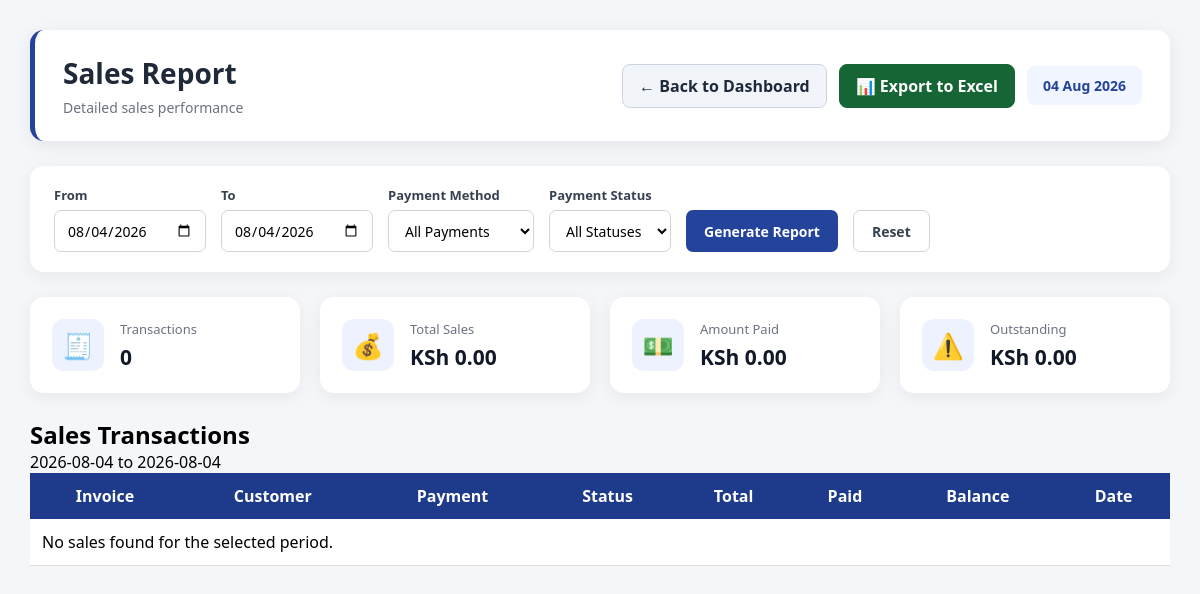
/admin/reports/sales.php (signed in), run on an earlier commit of the app's database.
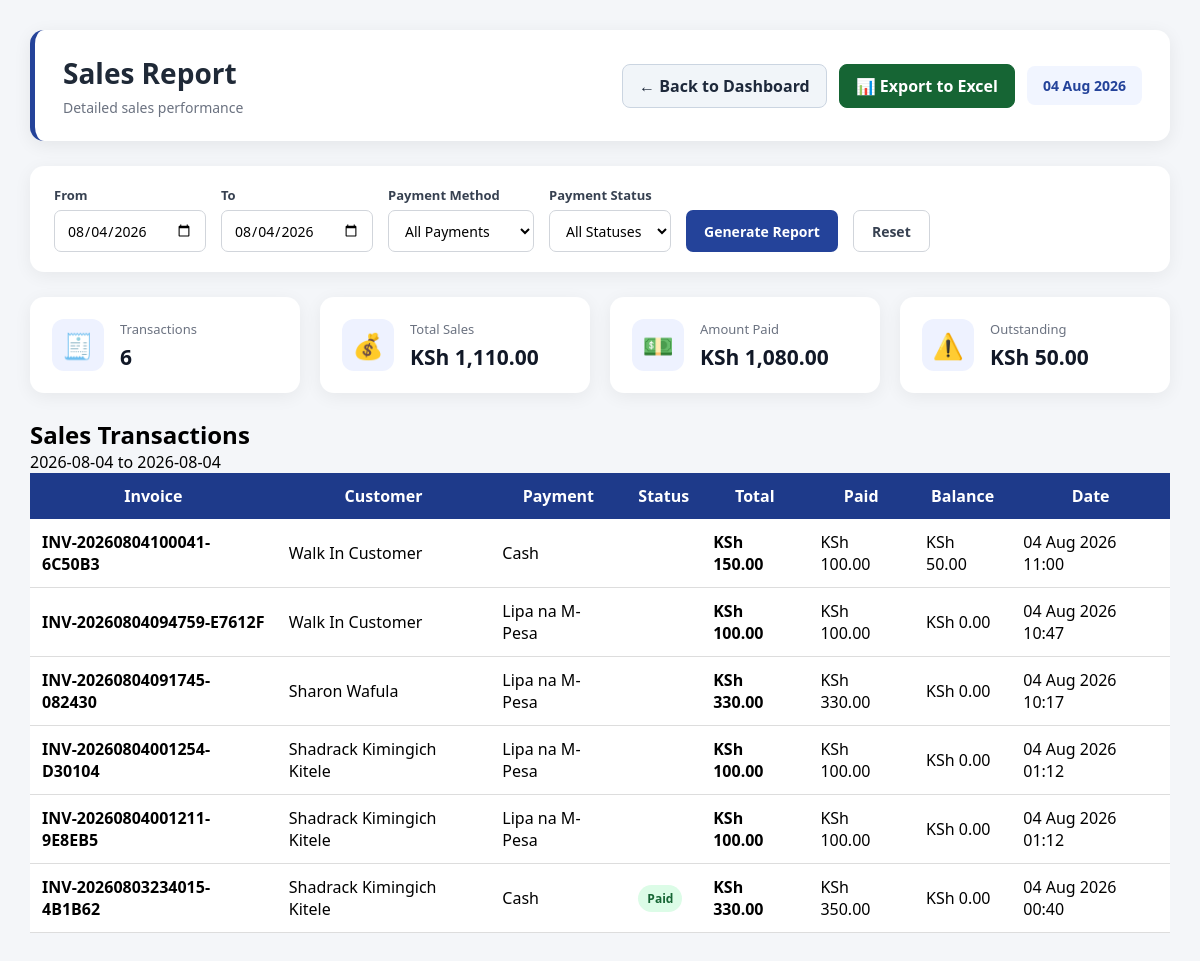
And on a later commit of the database.
### tables this page shows
CREATE TABLE `sales` (
  `id` int(11) NOT NULL AUTO_INCREMENT,
  `invoice_no` varchar(50) DEFAULT NULL,
  `customer_id` int(11) DEFAULT NULL,
  `user_id` int(11) NOT NULL,
  `total` decimal(12,2) NOT NULL DEFAULT 0.00,
  `payment_method` enum('Cash','Lipa na M-Pesa') NOT NULL DEFAULT 'Cash',
  `mpesa_phone` varchar(20) DEFAULT NULL,
  `mpesa_transaction_code` varchar(50) DEFAULT NULL,
  `mpesa_payment_mode` enum('STK_PUSH','DIRECT_TILL') DEFAULT NULL,
  `payment_status` enum('Paid','Partial','Credit') NOT NULL DEFAULT 'Paid',
  `amount_paid` decimal(12,2) NOT NULL DEFAULT 0.00,
  `balance` decimal(12,2) NOT NULL DEFAULT 0.00,
  `sale_date` datetime NOT NULL DEFAULT current_timestamp(),
  PRIMARY KEY (`id`),
  UNIQUE KEY `invoice_no` (`invoice_no`),
  KEY `customer_id` (`customer_id`),
  KEY `user_id` (`user_id`),
  CONSTRAINT `fk_sales_customer` FOREIGN KEY (`customer_id`) REFERENCES `customers` (`id`) ON DELETE SET NULL ON UPDATE CASCADE,
  CONSTRAINT `fk_sales_user` FOREIGN KEY (`user_id`) REFERENCES `users` (`id`) ON UPDATE CASCADE
);

### admin/reports/sales.php (the view, shortened to what this page needs)
<?php
require_once "../../config/database.php";
$from = $_GET['from'] ?? date('Y-m-d');
$to = $_GET['to'] ?? date('Y-m-d');
$payment = $_GET['payment'] ?? '';
$status = $_GET['status'] ?? '';
$fromEscaped = mysqli_real_escape_string(
    $conn,
    $from
);
$toEscaped = mysqli_real_escape_string(
    $conn,
    $to
);
$conditions = [];
$conditions[] = "
    DATE(s.sale_date)
    BETWEEN '$fromEscaped' AND '$toEscaped'
";
$where = implode(
    " AND ",
    $conditions
);
$summarySql = "
    SELECT
        COUNT(*) AS transactions,
        COALESCE(
            SUM(s.total),
            0
        ) AS total,
        COALESCE(
            SUM(s.amount_paid),
            0
        ) AS paid,
        COALESCE(
            SUM(s.balance),
            0
        ) AS balance
    FROM sales s
    WHERE $where
";
$summaryResult = mysqli_query(
    $conn,
    $summarySql
);
$summary = mysqli_fetch_assoc(
    $summaryResult
);
$salesSql = "
    SELECT
        s.id,
        s.invoice_no,
        s.total,
        s.payment_method,
        s.payment_status,
        s.amount_paid,
        s.balance,
        s.sale_date,
        COALESCE(
            c.customer_name,
            'Walk In Customer'
        ) AS customer_name
    FROM sales s
    LEFT JOIN customers c
        ON c.id = s.customer_id
    WHERE $where
    ORDER BY s.sale_date DESC
";
$sales = mysqli_query(
    $conn,
    $salesSql
);
$exportUrl =
    "export_sales_excel.php?" .
    "from=" . urlencode($from) .
    "&to=" . urlencode($to) .
    "&payment=" . urlencode($payment) .
    "&status=" . urlencode($status);
?>
<!DOCTYPE html>
<html lang="en">
<head>
<link
    rel="stylesheet"
    href="../../assets/css/style.css"
>
<link
    rel="stylesheet"
    href="../../assets/css/reports.css"
>
</head>
<body>
<div class="reports-container">
<div class="reports-header">
    <div>
        <h1>
            Sales Report
        </h1>
        <p>
            Detailed sales performance
        </p>
    </div>
    <div class="report-actions">
        <a
    href="../dashboard.php"
    class="btn-back"
>
    ← Back to Dashboard
</a>
        <a
            href="<?= htmlspecialchars($exportUrl); ?>"
            target="_blank"
            rel="noopener"
            class="btn-export"
        >
            📊 Export to Excel
        </a>
        <div class="report-date">
            <?= date('d M Y'); ?>
        </div>
    </div>
</div>
<div class="report-filter">
<form method="GET">
    <div>
        <label>
            From
        </label>
        <input
            type="date"
            name="from"
            value="<?= htmlspecialchars($from); ?>"
            required
        >
    </div>
    <div>
        <label>
            To
        </label>
        <input
            type="date"
            name="to"
            value="<?= htmlspecialchars($to); ?>"
            required
        >
    </div>
    <div>
        <label>
            Payment Method
        </label>
        <select name="payment">
            <option value="">
                All Payments
            </option>
        </select>
    </div>
    <div>
        <label>
            Payment Status
        </label>
        <select name="status">
            <option value="">
                All Statuses
            </option>
        </select>
    </div>
    <button type="submit">
        Generate Report
    </button>
    <a href="sales.php">
        Reset
    </a>
</form>
</div>
<div class="report-cards">
    <div class="report-card">
        <div class="card-icon">
            🧾
        </div>
        <div>
            <span>
                Transactions
            </span>
            <h2>
                <?= number_format(
                    (int)$summary['transactions']
                ); ?>
            </h2>
        </div>
    </div>
    <div class="report-card">
        <div class="card-icon">
            💰
        </div>
        <div>
            <span>
                Total Sales
            </span>
            <h2>
                KSh <?= number_format(
                    (float)$summary['total'],
                    2
                ); ?>
            </h2>
        </div>
    </div>
    <div class="report-card">
        <div class="card-icon">
            💵
        </div>
        <div>
            <span>
                Amount Paid
            </span>
            <h2>
                KSh <?= number_format(
                    (float)$summary['paid'],
                    2
                ); ?>
            </h2>
        </div>
    </div>
    <div class="report-card">
        <div class="card-icon">
            ⚠️
        </div>
        <div>
            <span>
                Outstanding
            </span>
            <h2>
                KSh <?= number_format(
                    (float)$summary['balance'],
                    2
                ); ?>
            </h2>
        </div>
    </div>
</div>
<div class="recent-sales">
    <div class="section-header">
        <div>
            <h2>
                Sales Transactions
            </h2>
            <p>
                <?= htmlspecialchars($from); ?>
                to
                <?= htmlspecialchars($to); ?>
            </p>
        </div>
    </div>
    <div class="table-wrapper">
        <table>
            <thead>
                <tr>
                    <th>
                        Invoice
                    </th>
                    <th>
                        Customer
                    </th>
                    <th>
                        Payment
                    </th>
                    <th>
                        Status
                    </th>
                    <th>
                        Total
                    </th>
                    <th>
                        Paid
                    </th>
                    <th>
                        Balance
                    </th>
                    <th>
                        Date
                    </th>
                </tr>
            </thead>
            <tbody>
            <?php if (mysqli_num_rows($sales) > 0): ?>
                <?php while ($sale = mysqli_fetch_assoc($sales)): ?>
                    <tr>
                        <td>
                            <strong>
                                <?= htmlspecialchars(
                                    $sale['invoice_no']
                                ); ?>
                            </strong>
                        </td>
                        <td>
                            <?= htmlspecialchars(
                                $sale['customer_name']
                            ); ?>
                        </td>
                        <td>
                            <?= htmlspecialchars(
                                $sale['payment_method']
                            ); ?>
                        </td>
                        <td>
                            <?php
                            $saleStatus =
                                $sale['payment_status'];
                            $statusClass = '';
                            if ($saleStatus === 'Paid') {
                                $statusClass = 'status-paid';
                            } elseif ($saleStatus === 'Partial') {
                                $statusClass = 'status-partial';
                            } elseif ($saleStatus === 'Credit') {
                                $statusClass = 'status-credit';
                            }
                            ?>
                            <span
                                class="status-badge <?= $statusClass; ?>"
                            >
                                <?= htmlspecialchars(
                                    $saleStatus
                                ); ?>
                            </span>
                        </td>
                        <td>
                            <strong>
                                KSh <?= number_format(
                                    (float)$sale['total'],
                                    2
                                ); ?>
                            </strong>
                        </td>
                        <td>
                            KSh <?= number_format(
                                (float)$sale['amount_paid'],
                                2
                            ); ?>
                        </td>
                        <td>
                            <?php if (
                                (float)$sale['balance'] > 0
                            ): ?>
                                <span class="balance-warning">
                                    KSh <?= number_format(
                                        (float)$sale['balance'],
                                        2
                                    ); ?>
                                </span>
                            <?php else: ?>
                                <span class="balance-clear">
                                    KSh 0.00
                                </span>
                            <?php endif; ?>
                        </td>
                        <td>
                            <?= date(
                                'd M Y H:i',
                                strtotime(
                                    $sale['sale_date']
                                )
                            ); ?>
                        </td>
                    </tr>
                <?php endwhile; ?>
            <?php else: ?>
                <tr>
                    <td
                        colspan="8"
                        class="empty-state"
                    >
                        No sales found for the selected period.
                    </td>
                </tr>
            <?php endif; ?>
            </tbody>
        </table>
    </div>
</div>
</div>
</body>
</html>

### assets/css/style.css (style rules this page uses)
* { margin:0; padding:0; box-sizing:border-box; font-family:Segoe UI, Arial, sans-serif; }
body { background:#f4f6f9; }
table { width:100%; border-collapse:collapse; background:white; }
table th { background:#1e3a8a; color:white; padding:12px; }
table td { padding:12px; border-bottom:1px solid #ddd; }

### assets/css/reports.css (style rules this page uses)
.reports-container { padding: 30px; max-width: 1400px; margin: 0 auto; }
.reports-header { display: flex; justify-content: space-between; align-items: center; margin-bottom: 25px; padding: 24px 28px; background: #ffffff; border-radius: 14px; box-shadow: 0 4px 18px rgba(0, 0, 0, 0.07); border-left: 5px solid #24439a; }
.reports-header h1 { margin: 0 0 6px; font-size: 28px; font-weight: 700; color: #1f2937; }
.reports-header p { margin: 0; font-size: 14px; color: #6b7280; }
.report-date { padding: 10px 16px; background: #f1f5ff; color: #24439a; border-radius: 8px; font-size: 14px; font-weight: 600; }
.report-cards { display: grid; grid-template-columns: repeat(4, minmax(0, 1fr)); gap: 20px; margin-bottom: 25px; }
.report-card { display: flex; align-items: center; gap: 16px; padding: 22px; background: #ffffff; border-radius: 14px; box-shadow: 0 4px 18px rgba(0, 0, 0, 0.06); transition: transform 0.2s ease, box-shadow 0.2s ease; }
.card-icon { width: 52px; height: 52px; min-width: 52px; display: flex; align-items: center; justify-content: center; border-radius: 12px; background: #eef2ff; font-size: 25px; }
.report-card span { display: block; margin-bottom: 5px; font-size: 13px; color: #6b7280; font-weight: 500; }
.report-card h2 { margin: 0; font-size: 21px; color: #111827; font-weight: 700; }
.report-filter { background: #ffffff; padding: 20px 24px; margin-bottom: 25px; border-radius: 14px; box-shadow: 0 4px 18px rgba(0, 0, 0, 0.06); }
.report-filter form { display: flex; align-items: flex-end; gap: 15px; flex-wrap: wrap; }
.report-filter form > div { display: flex; flex-direction: column; gap: 6px; }
.report-filter label { font-size: 13px; font-weight: 600; color: #374151; }
.report-filter input, .report-filter select { height: 42px; padding: 0 12px; border: 1px solid #d1d5db; border-radius: 7px; background: #ffffff; font-size: 14px; }
.report-filter button, .report-filter a { height: 42px; padding: 0 18px; display: inline-flex; align-items: center; justify-content: center; border-radius: 7px; font-size: 14px; font-weight: 600; text-decoration: none; cursor: pointer; }
.report-filter button { border: none; background: #24439a; color: #ffffff; }
.report-filter a { border: 1px solid #d1d5db; color: #374151; background: #ffffff; }

### admin/reports/sales.php (style rules this page uses)
.report-actions { display: flex; align-items: center; gap: 12px; flex-wrap: wrap; }
.btn-back, .btn-export { display: inline-flex; align-items: center; justify-content: center; gap: 7px; padding: 10px 16px; border-radius: 8px; text-decoration: none; font-weight: 600; transition: all 0.2s ease; white-space: nowrap; }
.btn-back { background: #f1f5f9; color: #1e293b; border: 1px solid #cbd5e1; }
.btn-export { background: #166534; color: #ffffff; border: 1px solid #166534; }
.status-badge { display: inline-block; padding: 5px 9px; border-radius: 999px; font-size: 12px; font-weight: 700; }
.status-paid { background: #dcfce7; color: #166534; }
.reports-header { display: flex; align-items: center; justify-content: space-between; gap: 20px; }

What changed in the data, as far as the page shows it:
added sales: invoice_no "INV-20260804100041-6C50B3", customer_name "Walk In Customer", payment_method "Cash", total "150.00", amount_paid "100.00", balance "50.00", sale_date "04 Aug 2026 11:00"
added sales: invoice_no "INV-20260804094759-E7612F", customer_name "Walk In Customer", payment_method "Lipa na M-Pesa", total "100.00", amount_paid "100.00", balance "KSh 0.00", sale_date "04 Aug 2026 10:47"
added sales: invoice_no "INV-20260804091745-082430", customer_name "Sharon Wafula", payment_method "Lipa na M-Pesa", total "330.00", amount_paid "330.00", balance "KSh 0.00", sale_date "04 Aug 2026 10:17"
added sales: invoice_no "INV-20260804001254-D30104", customer_name "Shadrack Kimingich Kitele", payment_method "Lipa na M-Pesa", total "100.00", amount_paid "100.00", balance "KSh 0.00", sale_date "04 Aug 2026 01:12"
added sales: invoice_no "INV-20260804001211-9E8EB5", customer_name "Shadrack Kimingich Kitele", payment_method "Lipa na M-Pesa", total "100.00", amount_paid "100.00", balance "KSh 0.00", sale_date "04 Aug 2026 01:12"
added sales: invoice_no "INV-20260803234015-4B1B62", customer_name "Shadrack Kimingich Kitele", payment_method "Cash", payment_status "Paid", total "330.00", amount_paid "350.00", balance "KSh 0.00", sale_date "04 Aug 2026 00:40"
Also different on the page:
$summary['transactions']: "0" → "6"
$summary['total']: "0.00" → "1,110.00"
$summary['paid']: "0.00" → "1,080.00"
$summary['balance']: "0.00" → "50.00"
text no longer shown: "No sales found for the selected period."
